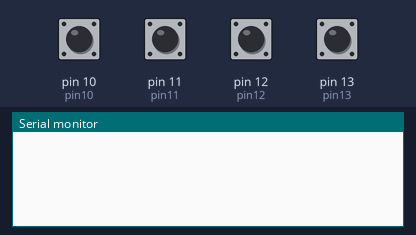
Bench run of a sketch on a simulated Arduino Uno, built with avr-gcc and run on an emulated ATmega328P. On the bench: the last lines printed to the serial monitor. The test bench sets the inputs (shaded band); at power-on: pin 10 (pin10), pin 11 (pin11), pin 12 (pin12), pin 13 (pin13) HIGH.

Above: at 1.2 s.
1.3 s: pin 10 (pin10) pulled LOW for 0.15 s
At 2.4 s:
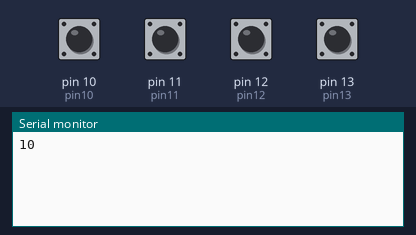
2.9 s: pin 11 (pin11) pulled LOW for 0.15 s
At 3.7 s:
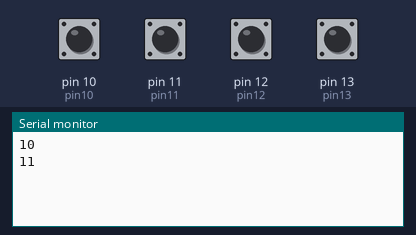
4.5 s: pin 12 (pin12) pulled LOW for 0.15 s
At 5.0 s:
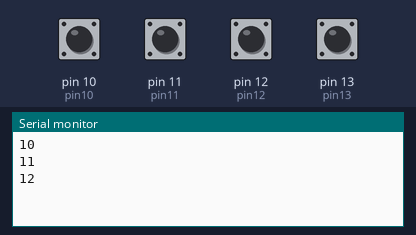
6.1 s: pin 13 (pin13) pulled LOW for 0.15 s
At 7.5 s:
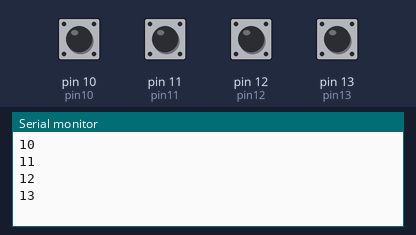
Timing chart, 0 to 8.7 s (numbered marks = the images above; inputs shaded):
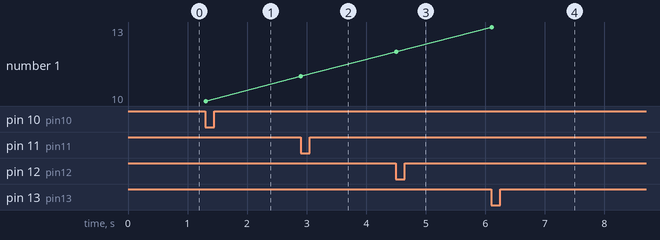

The sketch:

arduino.ino
```cpp
const int pin10 = 10;
const int pin11 = 11;
const int pin12 = 12;
const int pin13 = 13;

bool estadoAnterior10 = HIGH;
bool estadoAnterior11 = HIGH;
bool estadoAnterior12 = HIGH;
bool estadoAnterior13 = HIGH;

void setup() {
  Serial.begin(9600);

  pinMode(pin10, INPUT_PULLUP);
  pinMode(pin11, INPUT_PULLUP);
  pinMode(pin12, INPUT_PULLUP);
  pinMode(pin13, INPUT_PULLUP);
}

void loop() {
  bool estado10 = digitalRead(pin10);
  bool estado11 = digitalRead(pin11);
  bool estado12 = digitalRead(pin12);
  bool estado13 = digitalRead(pin13);

  if (estadoAnterior10 == HIGH && estado10 == LOW) {
    Serial.println("10");
  }

  if (estadoAnterior11 == HIGH && estado11 == LOW) {
    Serial.println("11");
  }

  if (estadoAnterior12 == HIGH && estado12 == LOW) {
    Serial.println("12");
  }

  if (estadoAnterior13 == HIGH && estado13 == LOW) {
    Serial.println("13");
  }

  estadoAnterior10 = estado10;
  estadoAnterior11 = estado11;
  estadoAnterior12 = estado12;
  estadoAnterior13 = estado13;

  delay(20); // Pequeño antirrebote
}
```

Measured:
- after the input at 1.3 s, the serial monitor: prints a new line at once (image 1)
- after the input at 2.9 s, the serial monitor: prints a new line at once (image 2)
- after the input at 4.5 s, the serial monitor: prints a new line at once (image 3)
- after the input at 6.1 s, the serial monitor: prints a new line at once (image 4)
- plotted number 1: 10 → 11 after the input at 2.9 s, 11 → 12 after the input at 4.5 s, 12 → 13 after the input at 6.1 s
